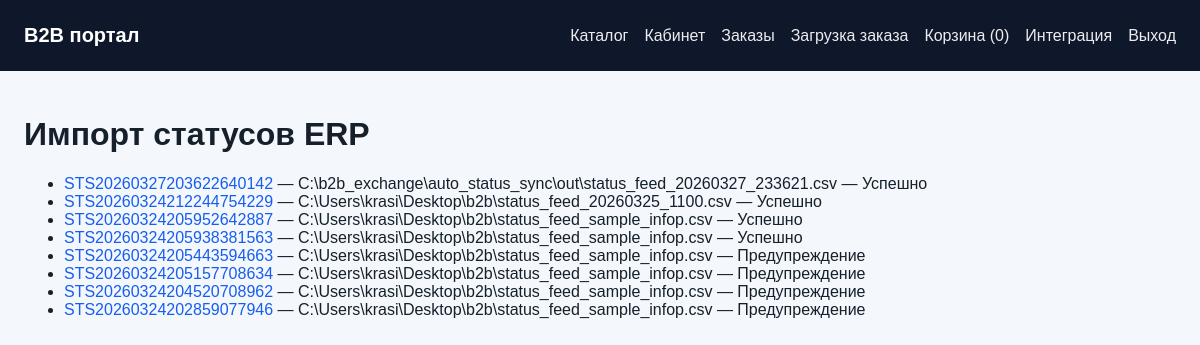
Page /integrations/status-imports/ (signed in) on the earlier database version.
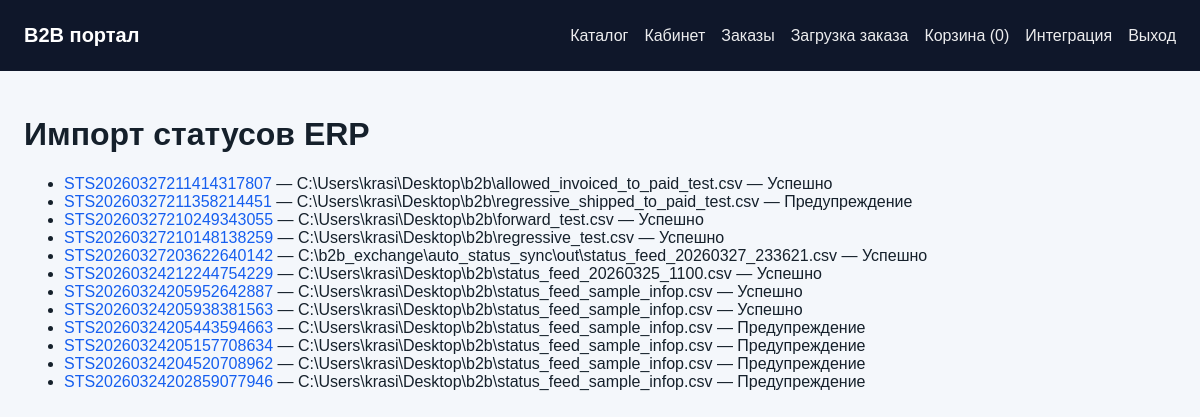
Same page on the later database version.
### apps/integrations/models.py (models this page shows, shortened)
class ExchangeBatch(models.Model):
    DIRECTION_CHOICES = [('export_orders', 'Экспорт заказов'), ('import_statuses', 'Импорт статусов'), ('system', 'Система')]
    STATUS_CHOICES = [('created', 'Создан'), ('ok', 'Успешно'), ('warning', 'Предупреждение'), ('error', 'Ошибка')]
    code = models.CharField('Код пакета', max_length=64, unique=True, db_index=True)
    direction = models.CharField('Направление', max_length=32, choices=DIRECTION_CHOICES)
    profile = models.ForeignKey(IntegrationProfile, verbose_name='Профиль', on_delete=models.SET_NULL, blank=True, null=True, related_name='batches')
    status = models.CharField('Статус', max_length=16, choices=STATUS_CHOICES, default='created')
    created_at = models.DateTimeField('Создан', auto_now_add=True)
    started_at = models.DateTimeField('Начат', blank=True, null=True)
    finished_at = models.DateTimeField('Завершен', blank=True, null=True)
    orders_count = models.PositiveIntegerField('Заказов', default=0)
    success_count = models.PositiveIntegerField('Успешно', default=0)
    error_count = models.PositiveIntegerField('Ошибок', default=0)
    file_path = models.CharField('Путь к основному файлу', max_length=1024, blank=True)
    checksum = models.CharField('Checksum', max_length=64, blank=True)
    comment = models.TextField('Комментарий', blank=True)
    class Meta:
        verbose_name = 'Пакет обмена'
        verbose_name_plural = 'Пакеты обмена'
        ordering = ['-created_at']

### apps/integrations/views.py (the view)
# urls.py: path('status-imports/', views.status_imports, name='status-imports'),
@staff_member_required
def status_imports(request):
    batches = ExchangeBatch.objects.filter(direction='import_statuses').select_related('profile').all()[:200]
    return render(request, 'integrations/status_imports.html', {'batches': batches})

### apps/portal/cart.py (called while the page is built)
    def count(self):
        return len(self.data)

### apps/portal/context_processors.py (called while the page is built)
def portal_context(request):
    cart = SessionCart(request)
    profile = getattr(getattr(request, 'user', None), 'company_profile', None)
    return {
        'portal_cart_count': cart.count(),
        'portal_company': getattr(profile, 'company', None),
    }

### templates/integrations/status_imports.html (shortened to what this page needs)
{% extends "base.html" %}
{% block content %}
<h1>Импорт статусов ERP</h1>
<ul>
{% for batch in batches %}
    <li><a href="{% url 'integrations:batch-detail' batch.pk %}">{{ batch.code }}</a> — {{ batch.file_path }} — {{ batch.get_status_display }}</li>
{% empty %}
    <li>Загрузок статусов пока не было.</li>
{% endfor %}
</ul>
{% endblock %}

Differences in the rows shown:
added ExchangeBatch: code "STS20260327211414317807", file_path "C:\\Users\\krasi\\Desktop\\b2b\\allowed_invoiced_to_paid_test.csv", status "Успешно"
added ExchangeBatch: code "STS20260327211358214451", file_path "C:\\Users\\krasi\\Desktop\\b2b\\regressive_shipped_to_paid_test.csv", status "Предупреждение"
added ExchangeBatch: code "STS20260327210249343055", file_path "C:\\Users\\krasi\\Desktop\\b2b\\forward_test.csv", status "Успешно"
added ExchangeBatch: code "STS20260327210148138259", file_path "C:\\Users\\krasi\\Desktop\\b2b\\regressive_test.csv", status "Успешно"
